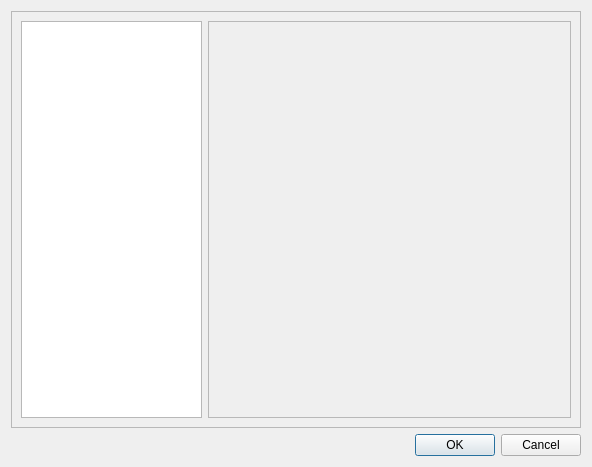
<?xml version="1.0" encoding="UTF-8"?>
<ui version="4.0">
 <class>SelectTransformerDialog</class>
 <widget class="QDialog" name="SelectTransformerDialog">
  <property name="geometry">
   <rect>
    <x>0</x>
    <y>0</y>
    <width>592</width>
    <height>467</height>
   </rect>
  </property>
  <property name="windowTitle">
   <string>Выбор преобразователя</string>
  </property>
  <layout class="QVBoxLayout" name="verticalLayout">
   <item>
    <widget class="QFrame" name="frClient">
     <property name="frameShape">
      <enum>QFrame::StyledPanel</enum>
     </property>
     <property name="frameShadow">
      <enum>QFrame::Raised</enum>
     </property>
     <layout class="QHBoxLayout" name="horizontalLayout">
      <item>
       <widget class="QListView" name="lvTransform">
        <property name="sizePolicy">
         <sizepolicy hsizetype="Expanding" vsizetype="Expanding">
          <horstretch>1</horstretch>
          <verstretch>0</verstretch>
         </sizepolicy>
        </property>
       </widget>
      </item>
      <item>
       <widget class="QFrame" name="frParams">
        <property name="sizePolicy">
         <sizepolicy hsizetype="Preferred" vsizetype="Preferred">
          <horstretch>2</horstretch>
          <verstretch>0</verstretch>
         </sizepolicy>
        </property>
        <property name="frameShape">
         <enum>QFrame::StyledPanel</enum>
        </property>
        <property name="frameShadow">
         <enum>QFrame::Raised</enum>
        </property>
        <layout class="QVBoxLayout" name="verticalLayout_2"/>
       </widget>
      </item>
     </layout>
    </widget>
   </item>
   <item>
    <widget class="QDialogButtonBox" name="buttonBox">
     <property name="orientation">
      <enum>Qt::Horizontal</enum>
     </property>
     <property name="standardButtons">
      <set>QDialogButtonBox::Cancel|QDialogButtonBox::Ok</set>
     </property>
    </widget>
   </item>
  </layout>
 </widget>
 <resources/>
 <connections>
  <connection>
   <sender>buttonBox</sender>
   <signal>accepted()</signal>
   <receiver>SelectTransformerDialog</receiver>
   <slot>accept()</slot>
   <hints>
    <hint type="sourcelabel">
     <x>227</x>
     <y>449</y>
    </hint>
    <hint type="destinationlabel">
     <x>157</x>
     <y>274</y>
    </hint>
   </hints>
  </connection>
  <connection>
   <sender>buttonBox</sender>
   <signal>rejected()</signal>
   <receiver>SelectTransformerDialog</receiver>
   <slot>reject()</slot>
   <hints>
    <hint type="sourcelabel">
     <x>295</x>
     <y>455</y>
    </hint>
    <hint type="destinationlabel">
     <x>286</x>
     <y>274</y>
    </hint>
   </hints>
  </connection>
  <connection>
   <sender>lvTransform</sender>
   <signal>activated(QModelIndex)</signal>
   <receiver>SelectTransformerDialog</receiver>
   <slot>on_selectItem(QModelIndex)</slot>
   <hints>
    <hint type="sourcelabel">
     <x>79</x>
     <y>59</y>
    </hint>
    <hint type="destinationlabel">
     <x>591</x>
     <y>24</y>
    </hint>
   </hints>
  </connection>
  <connection>
   <sender>lvTransform</sender>
   <signal>clicked(QModelIndex)</signal>
   <receiver>SelectTransformerDialog</receiver>
   <slot>on_selectItem(QModelIndex)</slot>
   <hints>
    <hint type="sourcelabel">
     <x>119</x>
     <y>53</y>
    </hint>
    <hint type="destinationlabel">
     <x>590</x>
     <y>52</y>
    </hint>
   </hints>
  </connection>
 </connections>
 <slots>
  <slot>on_selectItem(QModelIndex)</slot>
 </slots>
</ui>
